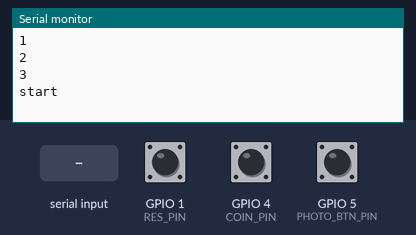
Simulated run of this sketch. Board: ESP32. Shown: the last lines printed to the serial monitor. The test bench sets the inputs (shaded band); at power-on: GPIO 5 (PHOTO_BTN_PIN) HIGH, GPIO 1 (RES_PIN) HIGH, GPIO 4 (COIN_PIN) HIGH.

Above: at 1.2 s.
1.3 s: GPIO 5 (PHOTO_BTN_PIN) pulled LOW for 0.15 s
At 1.9 s:
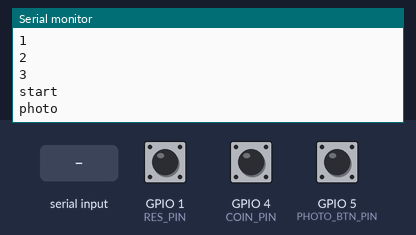
2.9 s: "finish" received over Serial
At 4.6 s:
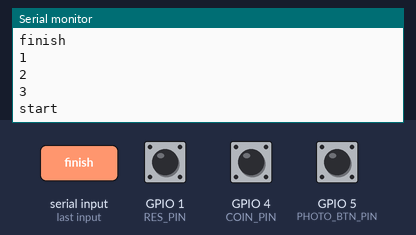
5.4 s: GPIO 5 (PHOTO_BTN_PIN) pulled LOW for 1 s
At 5.61 s:
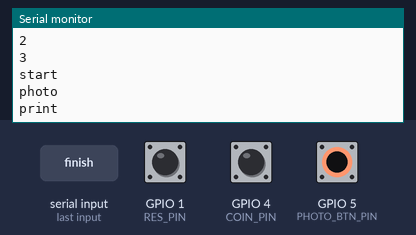
Timing chart, 0 to 8.4 s (numbered marks = the images above; inputs shaded):
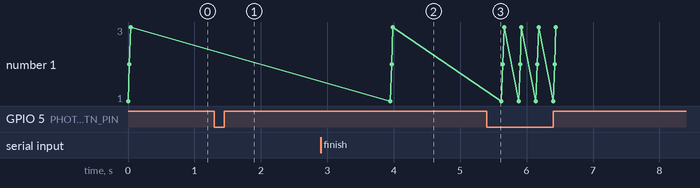

Measured:
- after the input at 1.3 s, the serial monitor: prints a new line after 0.10 s (image 1)
- after the input at 2.9 s, the serial monitor: prints a new line after 1.0 s (image 2)
- after the input at 5.4 s, the serial monitor: prints a new line after 0.10 s (image 3)

The sketch:

coin_prj.ino
```cpp
#define COIN_PIN D3                  // 投币机连接引脚
#define PHOTO_BTN_PIN D4             // 拍照按钮连接引脚
#define PRINT_BTN_PIN D4             // 打印按钮连接引脚
#define RES_PIN D0                   // 复位引脚

#define DEBUG  1                     // 调试开关

int countcoin = 0;                   // 投币计数
const int DEBOUNCE_TIME = 50;        // 消抖时间

TaskHandle_t ListenTask;             // FreeRTOS 任务，监听串口消息
bool resetFlag = false;

void setup() {
  // put your setup code here, to run once:
  Serial.begin(115200);

  pinMode(COIN_PIN, INPUT_PULLUP);
  pinMode(PHOTO_BTN_PIN, INPUT_PULLUP);
  pinMode(PRINT_BTN_PIN, INPUT_PULLUP);
  pinMode(RES_PIN, INPUT_PULLUP);
  attachInterrupt(digitalPinToInterrupt(RES_PIN), resetDevice, FALLING);  // 按键中断

  // 创建一个新任务来监听串口
  xTaskCreate(
    listenForFinish,    // 任务函数
    "ListenForFinish",  // 任务名称
    10000,              // 栈大小
    NULL,               // 任务参数
    1,                  // 任务优先级
    &ListenTask         // 任务句柄
  );
}

void ICACHE_RAM_ATTR resetDevice() {
  ESP.restart();
}

void loop() {
  // put your main code here, to run repeatedly:
  if (digitalRead(COIN_PIN) != 0) {
    countcoin++;
    resetFlag = false;
    if (DEBUG) {
      Serial.println(String(countcoin));
    }
    if (countcoin == 3) {
      Serial.println("start");
      if (waitForButton(PHOTO_BTN_PIN)) {
        Serial.println("photo");
        if (waitForButton(PRINT_BTN_PIN)) {
          Serial.println("print");
          countcoin = 0;                          // 归位，重新投币计算
        }
      }
    }
  }
  delay(20);   // 最短消抖时间，勿调
}

// 任务函数，用于监听串口
void listenForFinish(void* parameter) {
  while (1) {
    if (Serial.available()) {
      String input = Serial.readString();
      input.trim();  // 去除可能的前后空格
      if (input == "finish") {
        Serial.println("finish");
        countcoin = 0;
        resetFlag = true;
      }
    }
    vTaskDelay(100);  // 让出 CPU，使得其他任务可以运行
  }
}

bool waitForButton(int pin) {
  while (!resetFlag) {
    if (digitalRead(pin) == 0) {
      delay(DEBOUNCE_TIME);                              // 按键消抖+按下判断
      if (digitalRead(pin) == 0) {
        delay(DEBOUNCE_TIME);
        if (digitalRead(pin) == 0) {
          return true;
        }
      }
    }
  }
  return false;
}
```
